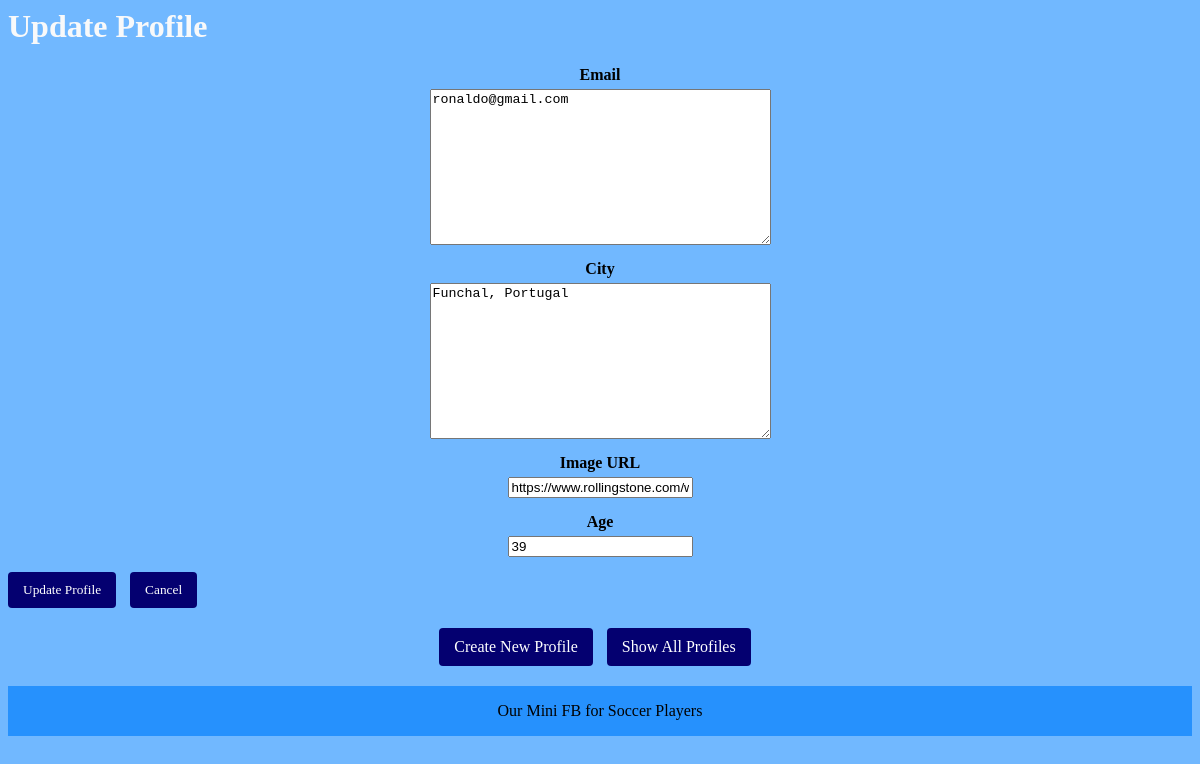
Page /mini_fb/profile/2/update/ on the earlier database version.
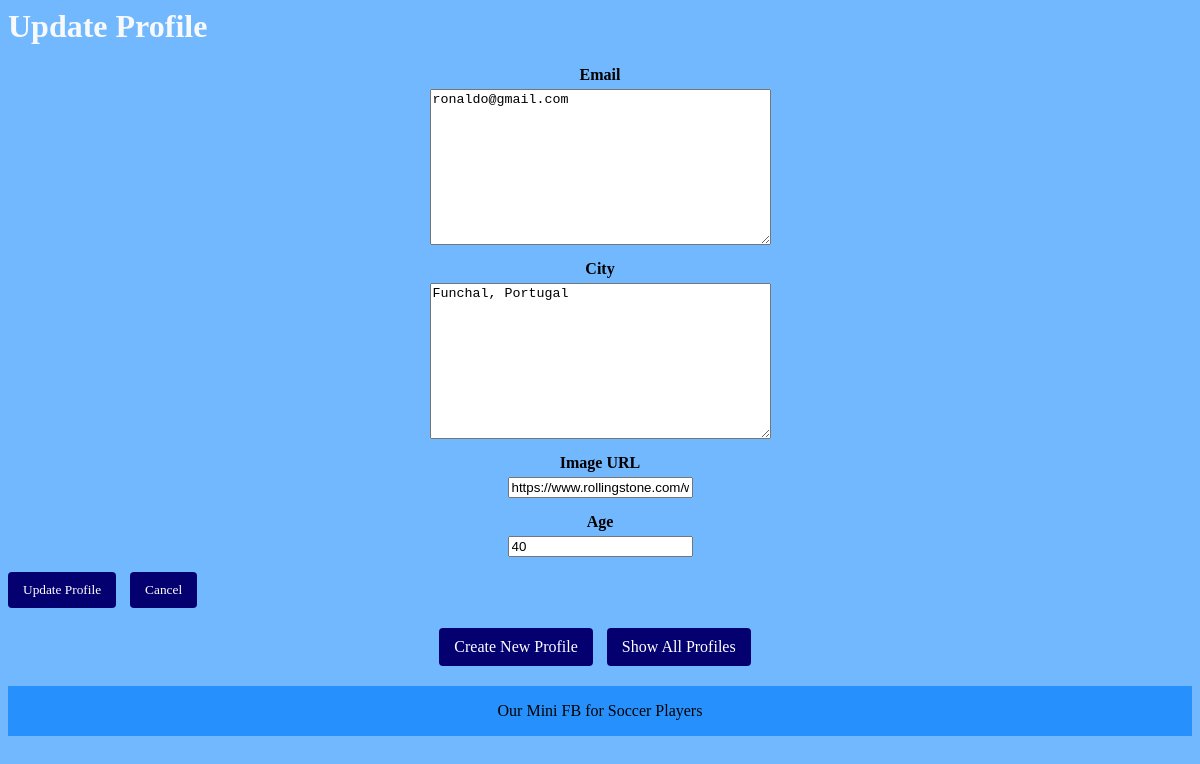
Same page on the later database version.
### mini_fb/models.py (models this page shows, shortened)
class Profile(models.Model):
    first_name = models.TextField(blank=False)
    last_name = models.TextField(blank=False)
    city = models.TextField(blank=False)
    email = models.TextField(blank=True)
    image_url = models.URLField(blank=True)
    age = models.IntegerField(null=True, blank=True)

### mini_fb/views.py (the view, shortened to what this page needs)
# urls.py: path('profile/<int:pk>/update/', views.UpdateProfileView.as_view(), name='update_profile'),
class UpdateProfileView(UpdateView):
    model = Profile
    form_class = UpdateProfileForm
    template_name = 'mini_fb/update_profile_form.html'

### mini_fb/forms.py
class UpdateProfileForm(forms.ModelForm):
    class Meta:
        model = Profile
        fields = ['city', 'email', 'image_url', 'age']

### mini_fb/templates/mini_fb/update_profile_form.html (shortened to what this page needs)
{% extends 'mini_fb/base.html' %}
{% block content %}
    <h1>Update Profile</h1>
    <form method="post">
        <div class="form-group">
            <label for="{{ form.email.label }}">Email</label>
            {{ form.email }}
        </div>
        <div class="form-group">
            <label for="{{ form.city.label }}">City</label>
            {{ form.city }}
        </div>
        <div class="form-group">
            <label for="{{ form.image_url.label }}">Image URL</label>
            {{ form.image_url }}
        </div>
        <div class="form-group">
            <label for="{{ form.age.label }}">Age</label>
            {{ form.age }}
        </div>
        <div class="button-group">
            <button type="submit">Update Profile</button>
            <button type="button" onclick="window.history.back()">Cancel</button>
        </div>
    </form>
{% endblock %}

### mini_fb/templates/mini_fb/base.html (shortened to what this page needs)
 <html>
    <head>
        {% load static %}
        <link rel="stylesheet" href="{% static 'mini_fb/styles.css' %}">
    </head>
    <body>
        <main>
            {% block content %}
            {% endblock %}
        </main>
    <nav>
        <a href="{% url 'create_profile' %}" class="nav-button">Create New Profile</a>
        <a href="{% url 'show_all_profiles' %}" class="nav-button">Show All Profiles</a>
    </nav>
    <footer>
        Our Mini FB for Soccer Players
    </footer>
    </body>
</html>

### static/mini_fb/styles.css (style rules this page uses)
body { font-family: 'Times New Roman', Times, serif; background-color: #71b8ff; }
footer { background-color: #2691fd; padding: 1em; text-align: center; }
h1 { color: #F8F9FA; }
.form-group { display: flex; flex-direction: column; align-items: center; margin-bottom: 15px; }
label { font-weight: bold; margin-bottom: 5px; text-align: center; }
nav { text-align: center; margin: 20px 0; }
button, .nav-button { font-family: 'Times New Roman', Times, serif; padding: 10px 15px; background-color: #040070; color: rgb(255, 255, 255); border: none; border-radius: 4px; cursor: pointer; text-decoration: none; display: inline-block; margin-right: 10px; }

Differences in the rows shown:
changed Profile "ronaldo@gmail.com": age "39" → "40"
